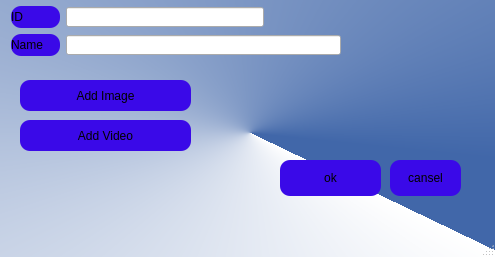
<?xml version="1.0" encoding="UTF-8"?>
<ui version="4.0">
 <class>MainWindow</class>
 <widget class="QMainWindow" name="MainWindow">
  <property name="geometry">
   <rect>
    <x>0</x>
    <y>0</y>
    <width>495</width>
    <height>257</height>
   </rect>
  </property>
  <property name="windowTitle">
   <string>MainWindow</string>
  </property>
  <property name="styleSheet">
   <string notr="true">#MainWindow{
background-color: qconicalgradient(cx:0.505773, cy:0.517, angle:317.8, stop:0.0852273 rgba(65, 103, 169, 255), stop:1 rgba(255, 255, 255, 255));
}</string>
  </property>
  <widget class="QWidget" name="centralwidget">
   <widget class="QLineEdit" name="lineEdit_3">
    <property name="geometry">
     <rect>
      <x>66</x>
      <y>7</y>
      <width>198</width>
      <height>20</height>
     </rect>
    </property>
   </widget>
   <widget class="QLineEdit" name="lineEdit">
    <property name="geometry">
     <rect>
      <x>66</x>
      <y>35</y>
      <width>275</width>
      <height>20</height>
     </rect>
    </property>
   </widget>
   <widget class="QLabel" name="label">
    <property name="geometry">
     <rect>
      <x>11</x>
      <y>34</y>
      <width>49</width>
      <height>22</height>
     </rect>
    </property>
    <property name="styleSheet">
     <string notr="true">#label{
font: 12pt &quot;Matura MT Script Capitals&quot;;
color: #000000;
background:#3a09e8;
border-radius: 10px;
}</string>
    </property>
    <property name="text">
     <string>Name</string>
    </property>
   </widget>
   <widget class="QPushButton" name="pushButton">
    <property name="geometry">
     <rect>
      <x>280</x>
      <y>160</y>
      <width>101</width>
      <height>36</height>
     </rect>
    </property>
    <property name="styleSheet">
     <string notr="true">#pushButton {
font: 20pt &quot;Matura MT Script Capitals&quot;;
color: #000000;
background: #3a09e8;
border-radius: 10px;
}

#pushButton:hover {
font: 20pt &quot;Matura MT Script Capitals&quot;;
background: #2d7391;
color: #000000;
border-radius: 10px;
}</string>
    </property>
    <property name="text">
     <string>ok</string>
    </property>
   </widget>
   <widget class="QLabel" name="label_3">
    <property name="geometry">
     <rect>
      <x>11</x>
      <y>6</y>
      <width>49</width>
      <height>22</height>
     </rect>
    </property>
    <property name="styleSheet">
     <string notr="true">#label_3{
font: 12pt &quot;Matura MT Script Capitals&quot;;
color: #000000;
background:#3a09e8;
border-radius: 10px;
}</string>
    </property>
    <property name="text">
     <string>ID</string>
    </property>
   </widget>
   <widget class="QPushButton" name="pushButton_2">
    <property name="geometry">
     <rect>
      <x>390</x>
      <y>160</y>
      <width>71</width>
      <height>36</height>
     </rect>
    </property>
    <property name="styleSheet">
     <string notr="true">#pushButton_2 {
font: 20pt &quot;Matura MT Script Capitals&quot;;
color: #000000;
background: #3a09e8;
border-radius: 10px;
}

#pushButton_2:hover {
font: 20pt &quot;Matura MT Script Capitals&quot;;
background: #2d7391;
color: #000000;
border-radius: 10px;
}</string>
    </property>
    <property name="text">
     <string>cansel</string>
    </property>
   </widget>
   <widget class="QPushButton" name="pushButton_3">
    <property name="geometry">
     <rect>
      <x>20</x>
      <y>80</y>
      <width>171</width>
      <height>31</height>
     </rect>
    </property>
    <property name="styleSheet">
     <string notr="true">#pushButton_3 {
font: 20pt &quot;Matura MT Script Capitals&quot;;
color: #000000;
background: #3a09e8;
border-radius: 10px;
}

#pushButton_3:hover {
font: 20pt &quot;Matura MT Script Capitals&quot;;
background: #2d7391;
color: #000000;
border-radius: 10px;
}</string>
    </property>
    <property name="text">
     <string>Add Image</string>
    </property>
   </widget>
   <widget class="QPushButton" name="pushButton_4">
    <property name="geometry">
     <rect>
      <x>20</x>
      <y>120</y>
      <width>171</width>
      <height>31</height>
     </rect>
    </property>
    <property name="styleSheet">
     <string notr="true">#pushButton_4 {
font: 20pt &quot;Matura MT Script Capitals&quot;;
color: #000000;
background: #3a09e8;
border-radius: 10px;
}

#pushButton_4:hover {
font: 20pt &quot;Matura MT Script Capitals&quot;;
background: #2d7391;
color: #000000;
border-radius: 10px;
}</string>
    </property>
    <property name="text">
     <string>Add Video</string>
    </property>
   </widget>
  </widget>
  <widget class="QMenuBar" name="menubar">
   <property name="geometry">
    <rect>
     <x>0</x>
     <y>0</y>
     <width>495</width>
     <height>21</height>
    </rect>
   </property>
  </widget>
  <widget class="QStatusBar" name="statusbar"/>
 </widget>
 <resources/>
 <connections/>
</ui>
